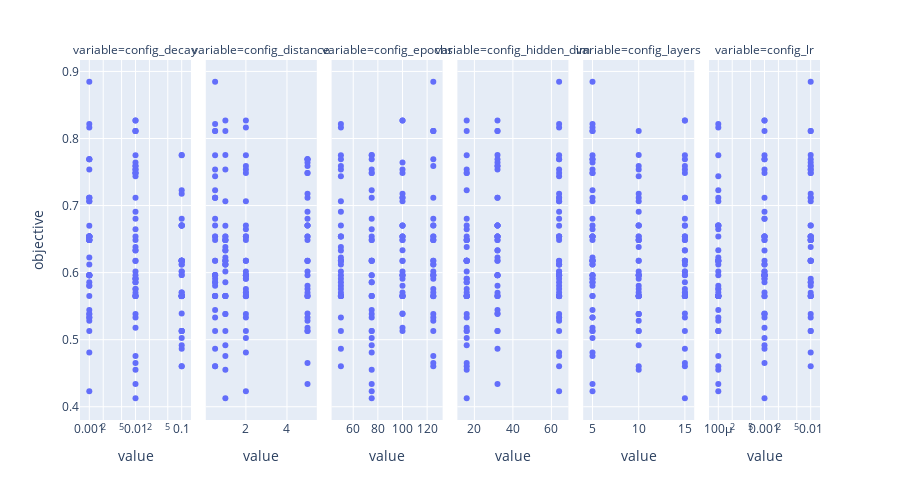

The code cell stored with this chart in its notebook:
### Code cell
px.scatter(melted, x='value', y='objective', facet_col='variable') \
    .update_layout(height=500) \
    .update_xaxes(matches=None) \
    .update_xaxes(type="log", col=1) \
    .update_xaxes(type="log", col=6)

### Figure 1 — Plotly figure (JSON) as saved in the notebook; plotly's stock layout.template omitted (floating-point values rounded to 4 significant figures; data arrays with more than 128 entries replaced by an {"elided": "..."} marker saying what was removed)
{"data": [{"hovertemplate": "variable=config_decay<br>value=%{x}<br>objective=%{y}<extra></extra>", "legendgroup": "", "marker": {"color": "#636efa", "symbol": "circle"}, "mode": "markers", "name": "", "orientation": "v", "showlegend": false, "type": "scatter", "x": {"elided": "144 float values"}, "xaxis": "x", "y": {"elided": "144 float values"}, "yaxis": "y"}, {"hovertemplate": "variable=config_distance<br>value=%{x}<br>objective=%{y}<extra></extra>", "legendgroup": "", "marker": {"color": "#636efa", "symbol": "circle"}, "mode": "markers", "name": "", "orientation": "v", "showlegend": false, "type": "scatter", "x": {"elided": "144 float values"}, "xaxis": "x2", "y": {"elided": "144 float values"}, "yaxis": "y2"}, {"hovertemplate": "variable=config_epochs<br>value=%{x}<br>objective=%{y}<extra></extra>", "legendgroup": "", "marker": {"color": "#636efa", "symbol": "circle"}, "mode": "markers", "name": "", "orientation": "v", "showlegend": false, "type": "scatter", "x": {"elided": "144 int values"}, "xaxis": "x3", "y": {"elided": "144 float values"}, "yaxis": "y3"}, {"hovertemplate": "variable=config_hidden_dim<br>value=%{x}<br>objective=%{y}<extra></extra>", "legendgroup": "", "marker": {"color": "#636efa", "symbol": "circle"}, "mode": "markers", "name": "", "orientation": "v", "showlegend": false, "type": "scatter", "x": {"elided": "144 int values"}, "xaxis": "x4", "y": {"elided": "144 float values"}, "yaxis": "y4"}, {"hovertemplate": "variable=config_layers<br>value=%{x}<br>objective=%{y}<extra></extra>", "legendgroup": "", "marker": {"color": "#636efa", "symbol": "circle"}, "mode": "markers", "name": "", "orientation": "v", "showlegend": false, "type": "scatter", "x": {"elided": "144 int values"}, "xaxis": "x5", "y": {"elided": "144 float values"}, "yaxis": "y5"}, {"hovertemplate": "variable=config_lr<br>value=%{x}<br>objective=%{y}<extra></extra>", "legendgroup": "", "marker": {"color": "#636efa", "symbol": "circle"}, "mode": "markers", "name": "", "orientation": "v", "showlegend": false, "type": "scatter", "x": {"elided": "144 float values"}, "xaxis": "x6", "y": {"elided": "144 float values"}, "yaxis": "y6"}], "layout": {"annotations": [{"font": {}, "showarrow": false, "text": "variable=config_decay", "x": 0.075, "xanchor": "center", "xref": "paper", "y": 1, "yanchor": "bottom", "yref": "paper"}, {"font": {}, "showarrow": false, "text": "variable=config_distance", "x": 0.245, "xanchor": "center", "xref": "paper", "y": 1, "yanchor": "bottom", "yref": "paper"}, {"font": {}, "showarrow": false, "text": "variable=config_epochs", "x": 0.415, "xanchor": "center", "xref": "paper", "y": 1, "yanchor": "bottom", "yref": "paper"}, {"font": {}, "showarrow": false, "text": "variable=config_hidden_dim", "x": 0.585, "xanchor": "center", "xref": "paper", "y": 1, "yanchor": "bottom", "yref": "paper"}, {"font": {}, "showarrow": false, "text": "variable=config_layers", "x": 0.755, "xanchor": "center", "xref": "paper", "y": 1, "yanchor": "bottom", "yref": "paper"}, {"font": {}, "showarrow": false, "text": "variable=config_lr", "x": 0.925, "xanchor": "center", "xref": "paper", "y": 1, "yanchor": "bottom", "yref": "paper"}], "height": 500, "legend": {"tracegroupgap": 0}, "margin": {"t": 60}, "xaxis": {"anchor": "y", "domain": [0, 0.15], "title": {"text": "value"}, "type": "log"}, "xaxis2": {"anchor": "y2", "domain": [0.17, 0.32], "title": {"text": "value"}}, "xaxis3": {"anchor": "y3", "domain": [0.34, 0.49], "title": {"text": "value"}}, "xaxis4": {"anchor": "y4", "domain": [0.51, 0.66], "title": {"text": "value"}}, "xaxis5": {"anchor": "y5", "domain": [0.68, 0.83], "title": {"text": "value"}}, "xaxis6": {"anchor": "y6", "domain": [0.85, 1], "title": {"text": "value"}, "type": "log"}, "yaxis": {"anchor": "x", "domain": [0, 1], "title": {"text": "objective"}}, "yaxis2": {"anchor": "x2", "domain": [0, 1], "matches": "y", "showticklabels": false}, "yaxis3": {"anchor": "x3", "domain": [0, 1], "matches": "y", "showticklabels": false}, "yaxis4": {"anchor": "x4", "domain": [0, 1], "matches": "y", "showticklabels": false}, "yaxis5": {"anchor": "x5", "domain": [0, 1], "matches": "y", "showticklabels": false}, "yaxis6": {"anchor": "x6", "domain": [0, 1], "matches": "y", "showticklabels": false}}}
